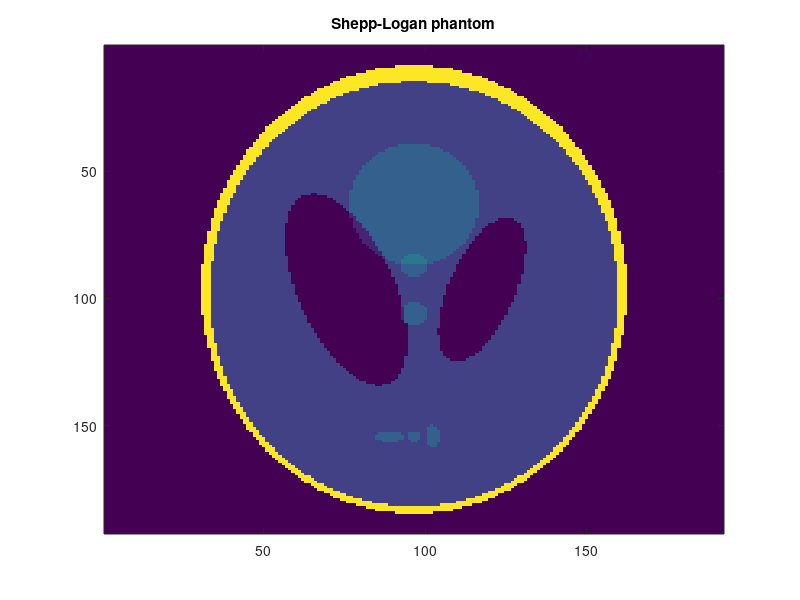
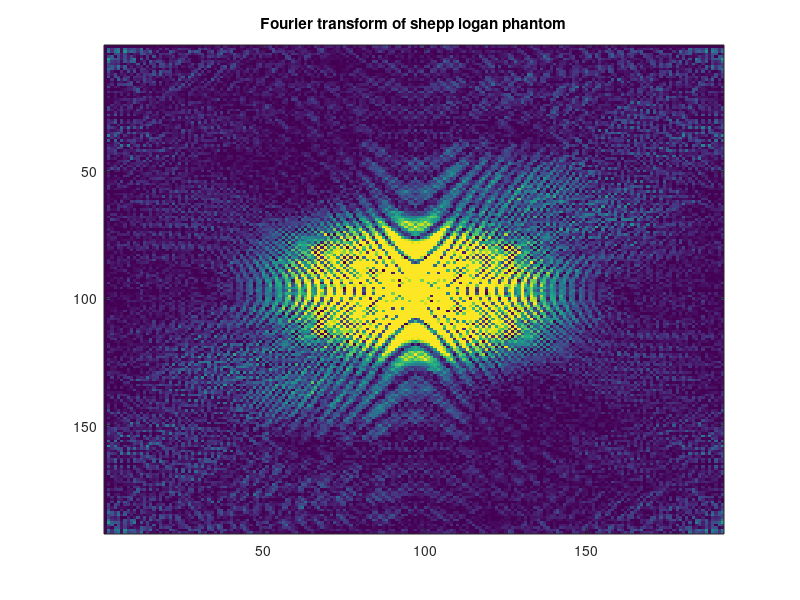
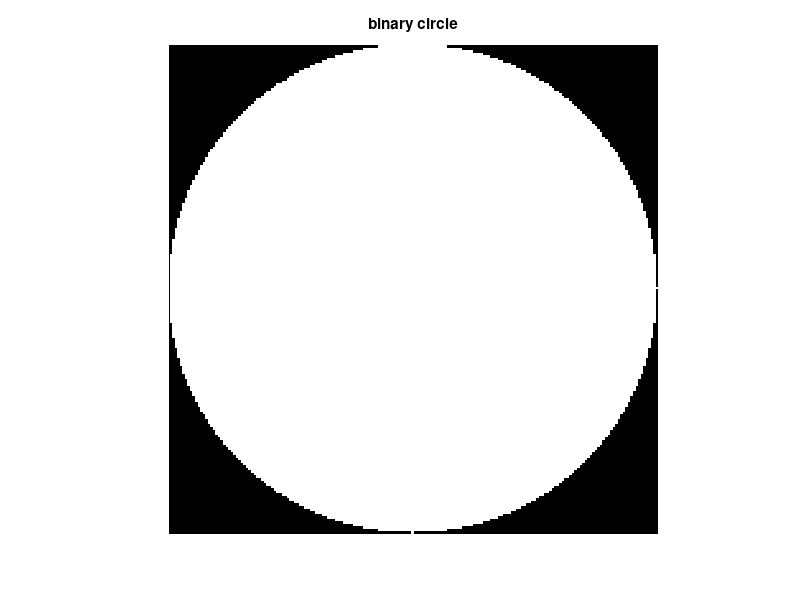
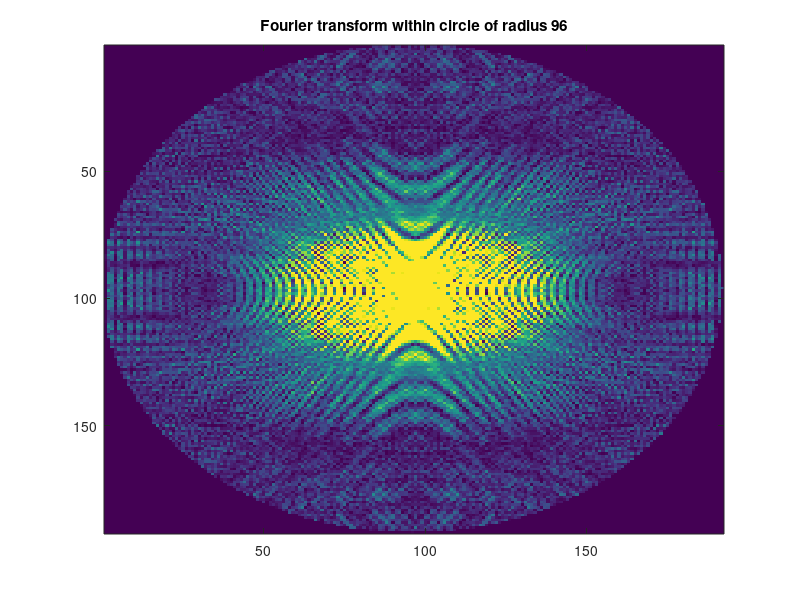

The MATLAB source for these figures, in order:
clear all 
close all

addpath('../gridder')

matrix_size= 192;
% shepp logan phantom
P = phantom('Modified Shepp-Logan',matrix_size);
figure; imagesc(P);  title('Shepp-Logan phantom')

%fourier transform
FTP=fft2(P);
figure;
image(abs(real(fftshift(FTP))))
title('Fourier transform of shepp logan phantom')

%% grid onto a radial trajectory
%First of all we want the k space data to be within a certain radius.
circle = zeros(192);
r=96;
for i = 1:192
    for j = 1:192
        if ((i-r).^2)+((j-r).^2) <= r.^2
            circle(i,j) = 1;
        end
    end
end
figure;
imshow(circle)
title('binary circle')
fft_circ=circle.*fftshift(FTP);
figure;
image(abs(fft_circ))
title('Fourier transform within circle of radius 96')

%% Inverse fourier transform of this gives
IFT_circ = ifft2(fft_circ);
figure;
imagesc(abs(IFT_circ));
title('IFT of fft only within radius of a circle')
%there is a small amount of blurring around the edges of the phantom

%% Next we want to only take some of the radial spokes
spokes_4 = zeros(192);
for i = 1:192
    for j = 1:192
        if j == 96
            spokes_4(i,j) = fft_circ(i,j);
        elseif i == 96
            spokes_4(i,j) = fft_circ(i,j);
        elseif i == j
            spokes_4(i,j) = fft_circ(i,j);
        elseif 96 - i == j - 96
            spokes_4(i,j) = fft_circ(i,j);
        end
    end
end
%We then IFT this
IFT_spokes_4 = ifft2(spokes_4);
figure;
imagesc(abs(IFT_spokes_4));
title('IFT of fft only 4 spokes')
%It is extremely unclear, but the eyes and edge are faintly visible

%% Attempting to do some radial gridding
%start off with point (8,134) (on edge of circle) and try to draw line to that
line = zeros(96,2);
log_1_line=zeros(192);
x= linspace(96,134,96);
y= linspace(96,8,96);
for i = 1:96
    line(i,1) = round(y(i));
    line(i,2) = round(x(i));
    log_1_line(line(i,1),line(i,2)) = 1;
end

k_1_line = zeros(192);

k_1_line = fft_circ .* log_1_line;
figure;
image(abs(k_1_line))
title('k space of a line from centre to edge of circle (8,134)')

%% Attempting finding indicies of minimums on LHS of the circle
j_pos_L = zeros(1,192);
rad_cont_L = zeros(192,r);
for i = 1:192
    for j = 1:r
        rad_cont_L(i,j) = ((i-r).^2)+((j-r).^2) - (r.^2);
    end
    minimum = min(abs(rad_cont_L(i,:)));
    j_pos_L(i) = find(abs(rad_cont_L(i,:))==minimum);
end

%Now for RHS
j_pos_R = zeros(1,192);
for i = 1:192
    j_pos_R(i) = r+(r-j_pos_L(i));
end

row = 1:192;
figure;
plot(j_pos_L,row,'-b');
hold on
plot(j_pos_R,row,'-b');
title('Boundary of circle')

%% Finding the lines to the edge of the whole circle

log_space = zeros(192);
% LHS first
for j = 1:192
    line=zeros(r,2);
    log_1_line = zeros(192);
    x=linspace(r,j_pos_L(j),r);
    y=linspace(r,row(j),r);
    for i=1:r
        line(i,1) = round(y(i));
        line(i,2) = round(x(i));
        log_1_line(line(i,1),line(i,2)) = 1;
    end
    log_space = log_space + log_1_line;
end

%RHS
for j = 1:192
    line=zeros(r,2);
    log_1_line = zeros(192);
    x=linspace(r,j_pos_R(j),r);
    y=linspace(r,row(j),r);
    for i=1:r
        line(i,1) = round(y(i));
        line(i,2) = round(x(i));
        log_1_line(line(i,1),line(i,2)) = 1;
    end
    log_space = log_space + log_1_line;
end

%Normalising all values to 1
for i = 1:192
    for j = 1:192
        if log_space(i,j)~=0;
           log_space(i,j)=1;
        end
    end
end
figure;
imshow(log_space)
title('Fully sampled radial grid')

%% Now IFT of fully sampled radial trajectory
k_rad_full = zeros(192);
k_rad_full = fft_circ .* log_space;
figure;
image(abs(k_rad_full))
title('k space of fully sampled radial trajectory')

%We then IFT this
IFT_rad_full = ifft2(k_rad_full);
figure;
imagesc(abs(IFT_rad_full));
title('IFT of full radial trajectory')
%aliasing around the corners is visible










